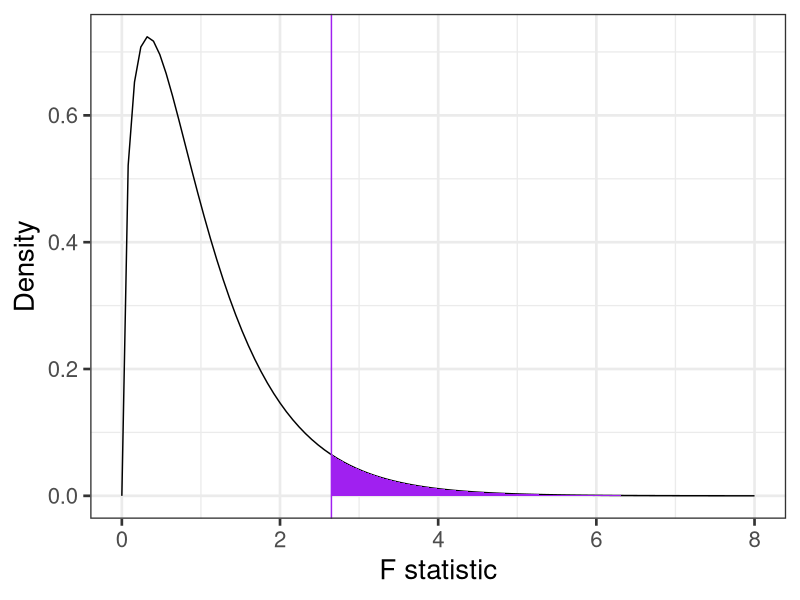
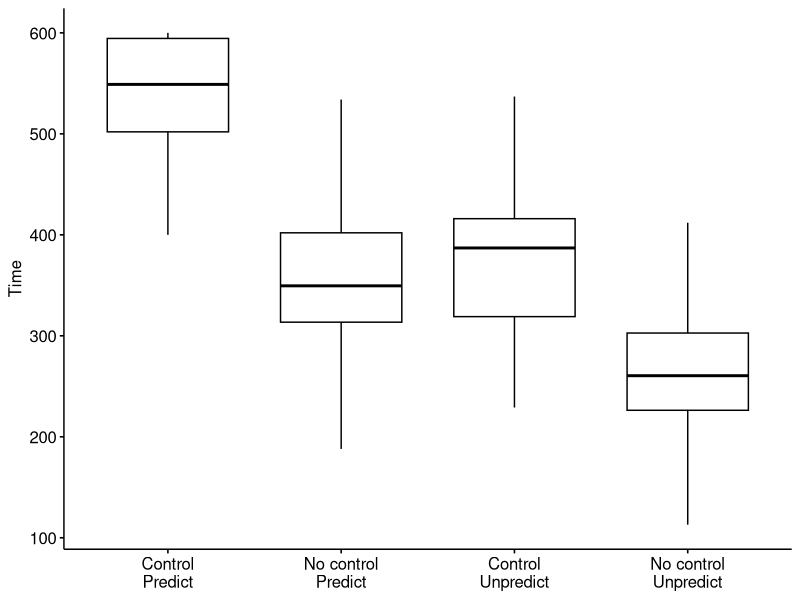
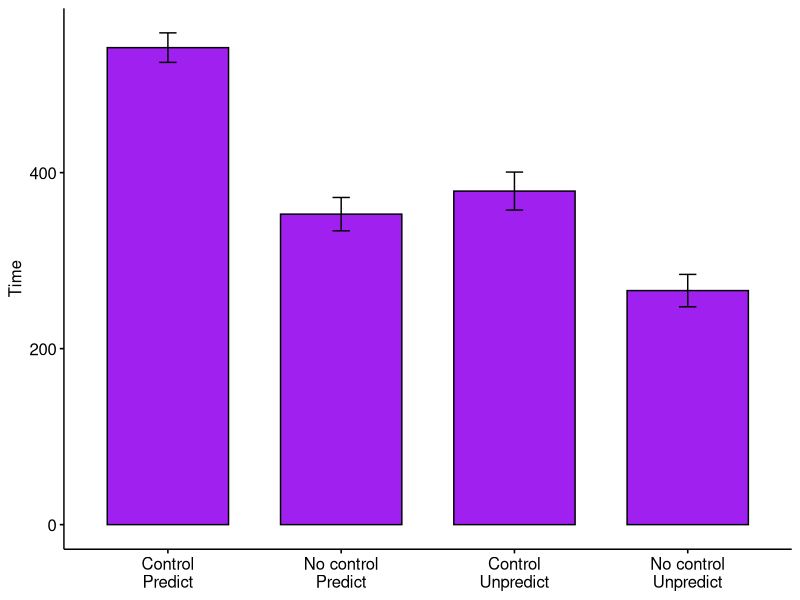
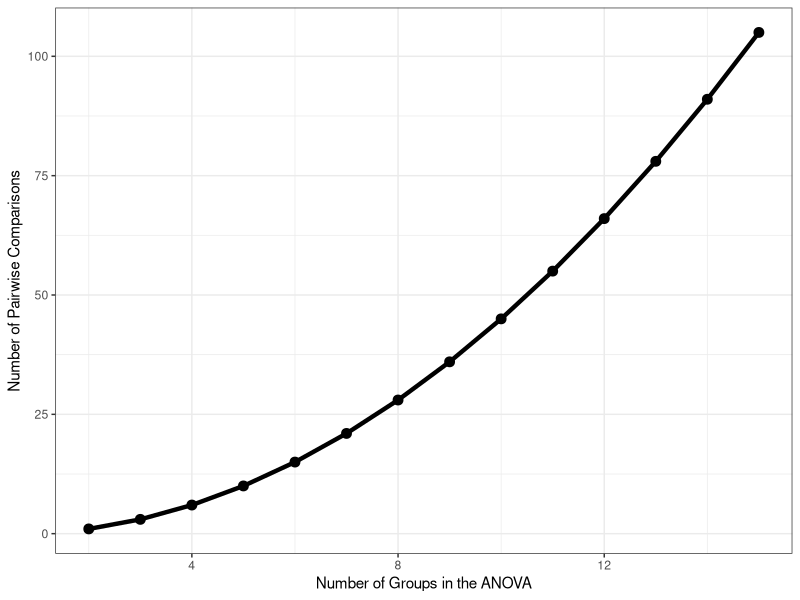
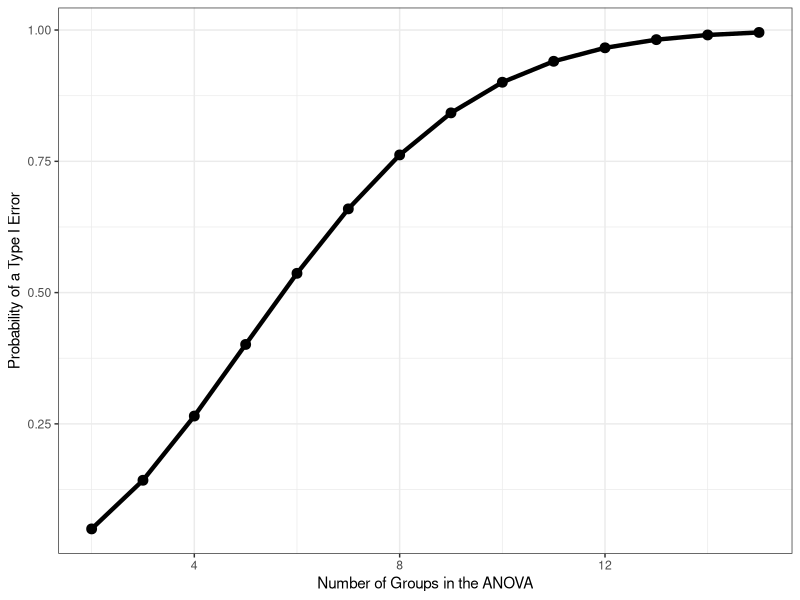

These figures' R source, in order:
## ---- chunk 1
options(scipen = 999)
library(tidyverse)
library(knitr)
# function to display only part of the output
hook_output <- knit_hooks$get("output")
knit_hooks$set(output = function(x, options) {
  lines <- options$output.lines
  if (is.null(lines)) {
    return(hook_output(x, options))  # pass to default hook
  }
  x <- unlist(strsplit(x, "\n"))
  more <- "..."
  if (length(lines)==1) {        # first n lines
    if (length(x) > lines) {
      # truncate the output, but add ....
      x <- c(head(x, lines), more)
    }
  } else {
    x <- c(more, x[lines], more)
  }
  # paste these lines together
  x <- paste(c(x, ""), collapse = "\n")
  hook_output(x, options)
})

knitr::opts_chunk$set(message = FALSE) # suppress messages
## ---- chunk 2
data.frame(F = c(0,8)) %>%
  ggplot(aes(x = F)) +
  stat_function(fun = function(x) df(x, df1 = 3, df2 = 196), 
                geom = "line") +
  stat_function(fun = function(x) df(x, df1 = 3, df2 = 196), 
                geom = "area", xlim = c(2.65, 8), fill = "purple") +
  geom_vline(aes(xintercept = 2.65), color = "purple")+
  scale_y_continuous("Density") + scale_x_continuous("F statistic") +
  theme_bw(base_size = 20)
## ---- chunk 3
library(here)
rotate = read.csv(here("data/pursuit_rotor.csv"))
head(rotate)
class(rotate$Group)
rotate$Group_lab = factor(rotate$Group, 
                          labels = c("Control\nPredict", 
                                     "No control\nPredict",
                                     "Control\nUnpredict",
                                     "No control\nUnpredict"))
## ---- chunk 4
library(ggpubr)
ggboxplot(data = rotate, x = "Group_lab", y = "Time", xlab = F)
## ---- chunk 5
ggbarplot(data = rotate, x = "Group_lab", y = "Time", xlab = F, add = c("mean_ci"), fill = "purple")
## ---- chunk 6
library(knitr)
library(kableExtra)
rotate %>%
  group_by(Group_lab) %>%
  summarize(N = n(),
            Mean = mean(Time, na.rm = T),
            SD = sd(Time, na.rm = T)) %>%
  kable(., digits = 2) %>% kable_styling()
## ---- chunk 7
fit_1 = aov(Time ~ Group_lab, data = rotate)
summary(fit_1)
## ---- chunk 8
fit_1.1 = lm(Time ~ Group, data = rotate)
anova(fit_1.1)
## ---- chunk 9
fit_1 = lm(Time ~ Group_lab, data = rotate)
anova(fit_1)
## ---- chunk 10
data.frame(g = 2:15) %>%
  mutate(num = (g*(g-1))/2) %>%
  ggplot(aes(x = g, y = num)) +
  geom_line(size = 1.5) +
  geom_point(size = 3)+
  scale_x_continuous("Number of Groups in the ANOVA") +
  scale_y_continuous("Number of Pairwise Comparisons") +
  theme_bw()
## ---- chunk 11
data.frame(g = 2:15) %>%
  mutate(num = (g*(g-1))/2,
         p_notype1 = (1-.05)^num,
         p_type1 = 1-p_notype1) %>%
  ggplot(aes(x = g, y = p_type1)) +
  geom_line(size = 1.5) +
  geom_point(size = 3)+
  scale_x_continuous("Number of Groups in the ANOVA") +
  scale_y_continuous("Probability of a Type I Error") +
  theme_bw()
## ---- chunk 12
pc_1 = pairwise.t.test(x = rotate$Time, g = rotate$Group, 
                       p.adjust.method = "none")
pc_1
## ---- chunk 13
pc_2 = pairwise.t.test(x = rotate$Time, g = rotate$Group, 
                       p.adjust.method = "bonferroni")
pc_2
## ---- chunk 14

data.frame(or = c(.0023, .0012, .0450, .0470, .0530, .2100),
           rank = c(6:1)) %>%
  mutate(rankp = or*rank,
         holm = c(.0138, .0138, .1800, .1800, .1800, .2100)) %>%
  kable(., 
        col.names = c("Original p value", "Rank", 
                      "Rank x p", "Holm")) %>% kable_styling()
## ---- chunk 15
summary(fit_1)
## ---- chunk 16
pairwise.t.test(x = rotate$Time, g = rotate$Group_lab, 
                       p.adjust.method = "holm")
